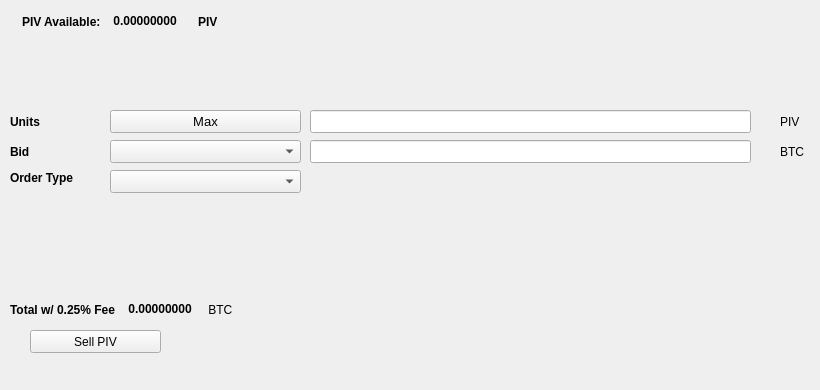
   <widget class="QWidget" name="SellTab">
    <attribute name="title">
     <string>Sell</string>
    </attribute>
    <widget class="QLabel" name="label_16">
     <property name="geometry">
      <rect>
       <x>780</x>
       <y>140</y>
       <width>31</width>
       <height>23</height>
      </rect>
     </property>
     <property name="text">
      <string>BTC</string>
     </property>
    </widget>
    <widget class="QComboBox" name="SellBidcomboBox">
     <property name="geometry">
      <rect>
       <x>110</x>
       <y>140</y>
       <width>191</width>
       <height>23</height>
      </rect>
     </property>
     <property name="font">
      <font>
       <pointsize>10</pointsize>
      </font>
     </property>
    </widget>
    <widget class="QLabel" name="label_18">
     <property name="geometry">
      <rect>
       <x>10</x>
       <y>110</y>
       <width>46</width>
       <height>23</height>
      </rect>
     </property>
     <property name="font">
      <font>
       <weight>75</weight>
       <bold>true</bold>
      </font>
     </property>
     <property name="text">
      <string>Units</string>
     </property>
    </widget>
    <widget class="QPushButton" name="Sell_Max_Amount">
     <property name="geometry">
      <rect>
       <x>110</x>
       <y>110</y>
       <width>191</width>
       <height>23</height>
      </rect>
     </property>
     <property name="font">
      <font>
       <pointsize>10</pointsize>
      </font>
     </property>
     <property name="text">
      <string>Max</string>
     </property>
    </widget>
    <widget class="QLabel" name="label_20">
     <property name="geometry">
      <rect>
       <x>10</x>
       <y>170</y>
       <width>91</width>
       <height>16</height>
      </rect>
     </property>
     <property name="font">
      <font>
       <weight>75</weight>
       <bold>true</bold>
      </font>
     </property>
     <property name="text">
      <string>Order Type</string>
     </property>
    </widget>
    <widget class="QComboBox" name="SellOrdertypeCombo">
     <property name="geometry">
      <rect>
       <x>110</x>
       <y>170</y>
       <width>191</width>
       <height>23</height>
      </rect>
     </property>
     <property name="font">
      <font>
       <pointsize>10</pointsize>
      </font>
     </property>
    </widget>
    <widget class="QLabel" name="label_21">
     <property name="geometry">
      <rect>
       <x>10</x>
       <y>140</y>
       <width>46</width>
       <height>23</height>
      </rect>
     </property>
     <property name="font">
      <font>
       <weight>75</weight>
       <bold>true</bold>
      </font>
     </property>
     <property name="text">
      <string>Bid</string>
     </property>
    </widget>
    <widget class="QLabel" name="label_22">
     <property name="geometry">
      <rect>
       <x>780</x>
       <y>110</y>
       <width>31</width>
       <height>23</height>
      </rect>
     </property>
     <property name="text">
      <string>PIV</string>
     </property>
    </widget>
    <widget class="QLineEdit" name="UnitsInputPIV">
     <property name="geometry">
      <rect>
       <x>310</x>
       <y>110</y>
       <width>441</width>
       <height>23</height>
      </rect>
     </property>
     <property name="font">
      <font>
       <pointsize>9</pointsize>
       <weight>75</weight>
       <bold>true</bold>
      </font>
     </property>
    </widget>
    <widget class="QLineEdit" name="SellBidPriceEdit">
     <property name="geometry">
      <rect>
       <x>310</x>
       <y>140</y>
       <width>441</width>
       <height>23</height>
      </rect>
     </property>
     <property name="font">
      <font>
       <pointsize>9</pointsize>
       <weight>75</weight>
       <bold>true</bold>
      </font>
     </property>
    </widget>
    <widget class="QPushButton" name="SellPIVBTN">
     <property name="geometry">
      <rect>
       <x>30</x>
       <y>330</y>
       <width>131</width>
       <height>23</height>
      </rect>
     </property>
     <property name="text">
      <string>Sell PIV</string>
     </property>
     <property name="icon">
      <iconset resource="../pure">
       <normaloff>:/icons/bitcoin</normaloff>:/icons/bitcoin</iconset>
     </property>
    </widget>
    <widget class="QWidget" name="layoutWidget3">
     <property name="geometry">
      <rect>
       <x>22</x>
       <y>12</y>
       <width>258</width>
       <height>19</height>
      </rect>
     </property>
     <layout class="QHBoxLayout" name="horizontalLayout">
      <item>
       <widget class="QLabel" name="label232_2">
        <property name="font">
         <font>
          <weight>75</weight>
          <bold>true</bold>
         </font>
        </property>
        <property name="text">
         <string>PIV Available:</string>
        </property>
       </widget>
      </item>
      <item>
       <widget class="QLabel" name="PIVAvailableLabel">
        <property name="palette">
         <palette>
          <active>
           <colorrole role="WindowText">
            <brush brushstyle="SolidPattern">
             <color alpha="255">
              <red>0</red>
              <green>0</green>
              <blue>0</blue>
             </color>
            </brush>
           </colorrole>
           <colorrole role="Button">
            <brush brushstyle="SolidPattern">
             <color alpha="255">
              <red>0</red>
              <green>170</green>
              <blue>0</blue>
             </color>
            </brush>
           </colorrole>
           <colorrole role="Light">
            <brush brushstyle="SolidPattern">
             <color alpha="255">
              <red>0</red>
              <green>255</green>
              <blue>0</blue>
             </color>
            </brush>
           </colorrole>
           <colorrole role="Midlight">
            <brush brushstyle="SolidPattern">
             <color alpha="255">
              <red>0</red>
              <green>212</green>
              <blue>0</blue>
             </color>
            </brush>
           </colorrole>
           <colorrole role="Dark">
            <brush brushstyle="SolidPattern">
             <color alpha="255">
              <red>0</red>
              <green>85</green>
              <blue>0</blue>
             </color>
            </brush>
           </colorrole>
           <colorrole role="Mid">
            <brush brushstyle="SolidPattern">
             <color alpha="255">
              <red>0</red>
              <green>113</green>
              <blue>0</blue>
             </color>
            </brush>
           </colorrole>
           <colorrole role="Text">
            <brush brushstyle="SolidPattern">
             <color alpha="255">
              <red>0</red>
              <green>170</green>
              <blue>0</blue>
             </color>
            </brush>
           </colorrole>
           <colorrole role="BrightText">
            <brush brushstyle="SolidPattern">
             <color alpha="255">
              <red>255</red>
              <green>255</green>
              <blue>255</blue>
             </color>
            </brush>
           </colorrole>
           <colorrole role="ButtonText">
            <brush brushstyle="SolidPattern">
             <color alpha="255">
              <red>0</red>
              <green>0</green>
              <blue>0</blue>
             </color>
            </brush>
           </colorrole>
           <colorrole role="Base">
            <brush brushstyle="SolidPattern">
             <color alpha="255">
              <red>255</red>
              <green>255</green>
              <blue>255</blue>
             </color>
            </brush>
           </colorrole>
           <colorrole role="Window">
            <brush brushstyle="SolidPattern">
             <color alpha="255">
              <red>0</red>
              <green>170</green>
              <blue>0</blue>
             </color>
            </brush>
           </colorrole>
           <colorrole role="Shadow">
            <brush brushstyle="SolidPattern">
             <color alpha="255">
              <red>0</red>
              <green>0</green>
              <blue>0</blue>
             </color>
            </brush>
           </colorrole>
           <colorrole role="AlternateBase">
            <brush brushstyle="SolidPattern">
             <color alpha="255">
              <red>127</red>
              <green>212</green>
              <blue>127</blue>
             </color>
            </brush>
           </colorrole>
           <colorrole role="ToolTipBase">
            <brush brushstyle="SolidPattern">
             <color alpha="255">
              <red>255</red>
              <green>255</green>
              <blue>220</blue>
             </color>
            </brush>
           </colorrole>
           <colorrole role="ToolTipText">
            <brush brushstyle="SolidPattern">
             <color alpha="255">
              <red>0</red>
              <green>0</green>
              <blue>0</blue>
             </color>
            </brush>
           </colorrole>
          </active>
          <inactive>
           <colorrole role="WindowText">
            <brush brushstyle="SolidPattern">
             <color alpha="255">
              <red>0</red>
              <green>0</green>
              <blue>0</blue>
             </color>
            </brush>
           </colorrole>
           <colorrole role="Button">
            <brush brushstyle="SolidPattern">
             <color alpha="255">
              <red>0</red>
              <green>170</green>
              <blue>0</blue>
             </color>
            </brush>
           </colorrole>
           <colorrole role="Light">
            <brush brushstyle="SolidPattern">
             <color alpha="255">
              <red>0</red>
              <green>255</green>
              <blue>0</blue>
             </color>
            </brush>
           </colorrole>
           <colorrole role="Midlight">
            <brush brushstyle="SolidPattern">
             <color alpha="255">
              <red>0</red>
              <green>212</green>
              <blue>0</blue>
             </color>
            </brush>
           </colorrole>
           <colorrole role="Dark">
            <brush brushstyle="SolidPattern">
             <color alpha="255">
              <red>0</red>
              <green>85</green>
              <blue>0</blue>
             </color>
            </brush>
           </colorrole>
           <colorrole role="Mid">
            <brush brushstyle="SolidPattern">
             <color alpha="255">
              <red>0</red>
              <green>113</green>
              <blue>0</blue>
             </color>
            </brush>
           </colorrole>
           <colorrole role="Text">
            <brush brushstyle="SolidPattern">
             <color alpha="255">
              <red>0</red>
              <green>170</green>
              <blue>0</blue>
             </color>
            </brush>
           </colorrole>
           <colorrole role="BrightText">
            <brush brushstyle="SolidPattern">
             <color alpha="255">
              <red>255</red>
              <green>255</green>
              <blue>255</blue>
             </color>
            </brush>
           </colorrole>
           <colorrole role="ButtonText">
            <brush brushstyle="SolidPattern">
             <color alpha="255">
              <red>0</red>
              <green>0</green>
              <blue>0</blue>
             </color>
            </brush>
           </colorrole>
           <colorrole role="Base">
            <brush brushstyle="SolidPattern">
             <color alpha="255">
              <red>255</red>
              <green>255</green>
              <blue>255</blue>
             </color>
            </brush>
           </colorrole>
           <colorrole role="Window">
            <brush brushstyle="SolidPattern">
             <color alpha="255">
              <red>0</red>
              <green>170</green>
              <blue>0</blue>
             </color>
            </brush>
           </colorrole>
           <colorrole role="Shadow">
            <brush brushstyle="SolidPattern">
             <color alpha="255">
              <red>0</red>
              <green>0</green>
              <blue>0</blue>
             </color>
            </brush>
           </colorrole>
           <colorrole role="AlternateBase">
            <brush brushstyle="SolidPattern">
             <color alpha="255">
              <red>127</red>
              <green>212</green>
              <blue>127</blue>
             </color>
            </brush>
           </colorrole>
           <colorrole role="ToolTipBase">
            <brush brushstyle="SolidPattern">
             <color alpha="255">
              <red>255</red>
              <green>255</green>
              <blue>220</blue>
             </color>
            </brush>
           </colorrole>
           <colorrole role="ToolTipText">
            <brush brushstyle="SolidPattern">
             <color alpha="255">
              <red>0</red>
              <green>0</green>
              <blue>0</blue>
             </color>
            </brush>
           </colorrole>
          </inactive>
          <disabled>
           <colorrole role="WindowText">
            <brush brushstyle="SolidPattern">
             <color alpha="255">
              <red>0</red>
              <green>85</green>
              <blue>0</blue>
             </color>
            </brush>
           </colorrole>
           <colorrole role="Button">
            <brush brushstyle="SolidPattern">
             <color alpha="255">
              <red>0</red>
              <green>170</green>
              <blue>0</blue>
             </color>
            </brush>
           </colorrole>
           <colorrole role="Light">
            <brush brushstyle="SolidPattern">
             <color alpha="255">
              <red>0</red>
              <green>255</green>
              <blue>0</blue>
             </color>
            </brush>
           </colorrole>
           <colorrole role="Midlight">
            <brush brushstyle="SolidPattern">
             <color alpha="255">
              <red>0</red>
              <green>212</green>
              <blue>0</blue>
             </color>
            </brush>
           </colorrole>
           <colorrole role="Dark">
            <brush brushstyle="SolidPattern">
             <color alpha="255">
              <red>0</red>
              <green>85</green>
              <blue>0</blue>
             </color>
            </brush>
           </colorrole>
           <colorrole role="Mid">
            <brush brushstyle="SolidPattern">
             <color alpha="255">
              <red>0</red>
              <green>113</green>
              <blue>0</blue>
             </color>
            </brush>
           </colorrole>
           <colorrole role="Text">
            <brush brushstyle="SolidPattern">
             <color alpha="255">
              <red>0</red>
              <green>85</green>
              <blue>0</blue>
             </color>
            </brush>
           </colorrole>
           <colorrole role="BrightText">
            <brush brushstyle="SolidPattern">
             <color alpha="255">
              <red>255</red>
              <green>255</green>
              <blue>255</blue>
             </color>
            </brush>
           </colorrole>
           <colorrole role="ButtonText">
            <brush brushstyle="SolidPattern">
             <color alpha="255">
              <red>0</red>
              <green>85</green>
              <blue>0</blue>
             </color>
            </brush>
           </colorrole>
           <colorrole role="Base">
            <brush brushstyle="SolidPattern">
             <color alpha="255">
              <red>0</red>
              <green>170</green>
              <blue>0</blue>
             </color>
            </brush>
           </colorrole>
           <colorrole role="Window">
            <brush brushstyle="SolidPattern">
             <color alpha="255">
              <red>0</red>
              <green>170</green>
              <blue>0</blue>
             </color>
            </brush>
           </colorrole>
           <colorrole role="Shadow">
            <brush brushstyle="SolidPattern">
             <color alpha="255">
              <red>0</red>
              <green>0</green>
              <blue>0</blue>
             </color>
            </brush>
           </colorrole>
           <colorrole role="AlternateBase">
            <brush brushstyle="SolidPattern">
             <color alpha="255">
              <red>0</red>
              <green>170</green>
              <blue>0</blue>
             </color>
            </brush>
           </colorrole>
           <colorrole role="ToolTipBase">
            <brush brushstyle="SolidPattern">
             <color alpha="255">
              <red>255</red>
              <green>255</green>
              <blue>220</blue>
             </color>
            </brush>
           </colorrole>
           <colorrole role="ToolTipText">
            <brush brushstyle="SolidPattern">
             <color alpha="255">
              <red>0</red>
              <green>0</green>
              <blue>0</blue>
             </color>
            </brush>
           </colorrole>
          </disabled>
         </palette>
        </property>
        <property name="font">
         <font>
          <weight>75</weight>
          <bold>true</bold>
         </font>
        </property>
        <property name="text">
         <string> 0.00000000 </string>
        </property>
        <property name="textInteractionFlags">
         <set>Qt::LinksAccessibleByMouse|Qt::TextSelectableByKeyboard|Qt::TextSelectableByMouse</set>
        </property>
       </widget>
      </item>
      <item>
       <widget class="QLabel" name="labelPIV">
        <property name="font">
         <font>
          <weight>75</weight>
          <bold>true</bold>
         </font>
        </property>
        <property name="text">
         <string>PIV</string>
        </property>
       </widget>
      </item>
     </layout>
    </widget>
    <widget class="QWidget" name="layoutWidget">
     <property name="geometry">
      <rect>
       <x>10</x>
       <y>300</y>
       <width>268</width>
       <height>19</height>
      </rect>
     </property>
     <layout class="QHBoxLayout" name="horizontalLayout_2">
      <item>
       <widget class="QLabel" name="label_19">
        <property name="font">
         <font>
          <weight>75</weight>
          <bold>true</bold>
         </font>
        </property>
        <property name="text">
         <string>Total w/ 0.25% Fee </string>
        </property>
       </widget>
      </item>
      <item>
       <widget class="QLabel" name="SellCostLabel">
        <property name="palette">
         <palette>
          <active>
           <colorrole role="WindowText">
            <brush brushstyle="SolidPattern">
             <color alpha="255">
              <red>0</red>
              <green>0</green>
              <blue>0</blue>
             </color>
            </brush>
           </colorrole>
           <colorrole role="Button">
            <brush brushstyle="SolidPattern">
             <color alpha="255">
              <red>0</red>
              <green>170</green>
              <blue>0</blue>
             </color>
            </brush>
           </colorrole>
           <colorrole role="Light">
            <brush brushstyle="SolidPattern">
             <color alpha="255">
              <red>0</red>
              <green>255</green>
              <blue>0</blue>
             </color>
            </brush>
           </colorrole>
           <colorrole role="Midlight">
            <brush brushstyle="SolidPattern">
             <color alpha="255">
              <red>0</red>
              <green>212</green>
              <blue>0</blue>
             </color>
            </brush>
           </colorrole>
           <colorrole role="Dark">
            <brush brushstyle="SolidPattern">
             <color alpha="255">
              <red>0</red>
              <green>85</green>
              <blue>0</blue>
             </color>
            </brush>
           </colorrole>
           <colorrole role="Mid">
            <brush brushstyle="SolidPattern">
             <color alpha="255">
              <red>0</red>
              <green>113</green>
              <blue>0</blue>
             </color>
            </brush>
           </colorrole>
           <colorrole role="Text">
            <brush brushstyle="SolidPattern">
             <color alpha="255">
              <red>0</red>
              <green>170</green>
              <blue>0</blue>
             </color>
            </brush>
           </colorrole>
           <colorrole role="BrightText">
            <brush brushstyle="SolidPattern">
             <color alpha="255">
              <red>255</red>
              <green>255</green>
              <blue>255</blue>
             </color>
            </brush>
           </colorrole>
           <colorrole role="ButtonText">
            <brush brushstyle="SolidPattern">
             <color alpha="255">
              <red>0</red>
              <green>0</green>
              <blue>0</blue>
             </color>
            </brush>
           </colorrole>
           <colorrole role="Base">
            <brush brushstyle="SolidPattern">
             <color alpha="255">
              <red>255</red>
              <green>255</green>
              <blue>255</blue>
             </color>
            </brush>
           </colorrole>
           <colorrole role="Window">
            <brush brushstyle="SolidPattern">
             <color alpha="255">
              <red>0</red>
              <green>170</green>
              <blue>0</blue>
             </color>
            </brush>
           </colorrole>
           <colorrole role="Shadow">
            <brush brushstyle="SolidPattern">
             <color alpha="255">
              <red>0</red>
              <green>0</green>
              <blue>0</blue>
             </color>
            </brush>
           </colorrole>
           <colorrole role="AlternateBase">
            <brush brushstyle="SolidPattern">
             <color alpha="255">
              <red>127</red>
              <green>212</green>
              <blue>127</blue>
             </color>
            </brush>
           </colorrole>
           <colorrole role="ToolTipBase">
            <brush brushstyle="SolidPattern">
             <color alpha="255">
              <red>255</red>
              <green>255</green>
              <blue>220</blue>
             </color>
            </brush>
           </colorrole>
           <colorrole role="ToolTipText">
            <brush brushstyle="SolidPattern">
             <color alpha="255">
              <red>0</red>
              <green>0</green>
              <blue>0</blue>
             </color>
            </brush>
           </colorrole>
          </active>
          <inactive>
           <colorrole role="WindowText">
            <brush brushstyle="SolidPattern">
             <color alpha="255">
              <red>0</red>
              <green>0</green>
              <blue>0</blue>
             </color>
            </brush>
           </colorrole>
           <colorrole role="Button">
            <brush brushstyle="SolidPattern">
             <color alpha="255">
              <red>0</red>
              <green>170</green>
              <blue>0</blue>
             </color>
            </brush>
           </colorrole>
           <colorrole role="Light">
            <brush brushstyle="SolidPattern">
             <color alpha="255">
              <red>0</red>
              <green>255</green>
              <blue>0</blue>
             </color>
            </brush>
           </colorrole>
           <colorrole role="Midlight">
            <brush brushstyle="SolidPattern">
             <color alpha="255">
              <red>0</red>
              <green>212</green>
              <blue>0</blue>
             </color>
            </brush>
           </colorrole>
           <colorrole role="Dark">
            <brush brushstyle="SolidPattern">
             <color alpha="255">
              <red>0</red>
              <green>85</green>
              <blue>0</blue>
             </color>
            </brush>
           </colorrole>
           <colorrole role="Mid">
            <brush brushstyle="SolidPattern">
             <color alpha="255">
              <red>0</red>
              <green>113</green>
              <blue>0</blue>
             </color>
            </brush>
           </colorrole>
           <colorrole role="Text">
            <brush brushstyle="SolidPattern">
             <color alpha="255">
              <red>0</red>
              <green>170</green>
              <blue>0</blue>
             </color>
            </brush>
           </colorrole>
           <colorrole role="BrightText">
            <brush brushstyle="SolidPattern">
             <color alpha="255">
              <red>255</red>
              <green>255</green>
              <blue>255</blue>
             </color>
            </brush>
           </colorrole>
           <colorrole role="ButtonText">
            <brush brushstyle="SolidPattern">
             <color alpha="255">
              <red>0</red>
              <green>0</green>
              <blue>0</blue>
             </color>
            </brush>
           </colorrole>
           <colorrole role="Base">
            <brush brushstyle="SolidPattern">
             <color alpha="255">
              <red>255</red>
              <green>255</green>
              <blue>255</blue>
             </color>
            </brush>
           </colorrole>
           <colorrole role="Window">
            <brush brushstyle="SolidPattern">
             <color alpha="255">
              <red>0</red>
              <green>170</green>
              <blue>0</blue>
             </color>
            </brush>
           </colorrole>
           <colorrole role="Shadow">
            <brush brushstyle="SolidPattern">
             <color alpha="255">
              <red>0</red>
              <green>0</green>
              <blue>0</blue>
             </color>
            </brush>
           </colorrole>
           <colorrole role="AlternateBase">
            <brush brushstyle="SolidPattern">
             <color alpha="255">
              <red>127</red>
              <green>212</green>
              <blue>127</blue>
             </color>
            </brush>
           </colorrole>
           <colorrole role="ToolTipBase">
            <brush brushstyle="SolidPattern">
             <color alpha="255">
              <red>255</red>
              <green>255</green>
              <blue>220</blue>
             </color>
            </brush>
           </colorrole>
           <colorrole role="ToolTipText">
            <brush brushstyle="SolidPattern">
             <color alpha="255">
              <red>0</red>
              <green>0</green>
              <blue>0</blue>
             </color>
            </brush>
           </colorrole>
          </inactive>
          <disabled>
           <colorrole role="WindowText">
            <brush brushstyle="SolidPattern">
             <color alpha="255">
              <red>0</red>
              <green>85</green>
              <blue>0</blue>
             </color>
            </brush>
           </colorrole>
           <colorrole role="Button">
            <brush brushstyle="SolidPattern">
             <color alpha="255">
              <red>0</red>
              <green>170</green>
              <blue>0</blue>
             </color>
            </brush>
           </colorrole>
           <colorrole role="Light">
            <brush brushstyle="SolidPattern">
             <color alpha="255">
              <red>0</red>
              <green>255</green>
              <blue>0</blue>
             </color>
            </brush>
           </colorrole>
           <colorrole role="Midlight">
            <brush brushstyle="SolidPattern">
             <color alpha="255">
              <red>0</red>
              <green>212</green>
              <blue>0</blue>
             </color>
            </brush>
           </colorrole>
           <colorrole role="Dark">
            <brush brushstyle="SolidPattern">
             <color alpha="255">
              <red>0</red>
              <green>85</green>
              <blue>0</blue>
             </color>
            </brush>
           </colorrole>
           <colorrole role="Mid">
            <brush brushstyle="SolidPattern">
             <color alpha="255">
              <red>0</red>
              <green>113</green>
              <blue>0</blue>
             </color>
            </brush>
           </colorrole>
           <colorrole role="Text">
            <brush brushstyle="SolidPattern">
             <color alpha="255">
              <red>0</red>
              <green>85</green>
              <blue>0</blue>
             </color>
            </brush>
           </colorrole>
           <colorrole role="BrightText">
            <brush brushstyle="SolidPattern">
             <color alpha="255">
              <red>255</red>
              <green>255</green>
              <blue>255</blue>
             </color>
            </brush>
           </colorrole>
           <colorrole role="ButtonText">
            <brush brushstyle="SolidPattern">
             <color alpha="255">
              <red>0</red>
              <green>85</green>
              <blue>0</blue>
             </color>
            </brush>
           </colorrole>
           <colorrole role="Base">
            <brush brushstyle="SolidPattern">
             <color alpha="255">
              <red>0</red>
              <green>170</green>
              <blue>0</blue>
             </color>
            </brush>
           </colorrole>
           <colorrole role="Window">
            <brush brushstyle="SolidPattern">
             <color alpha="255">
              <red>0</red>
              <green>170</green>
              <blue>0</blue>
             </color>
            </brush>
           </colorrole>
           <colorrole role="Shadow">
            <brush brushstyle="SolidPattern">
             <color alpha="255">
              <red>0</red>
              <green>0</green>
              <blue>0</blue>
             </color>
            </brush>
           </colorrole>
           <colorrole role="AlternateBase">
            <brush brushstyle="SolidPattern">
             <color alpha="255">
              <red>0</red>
              <green>170</green>
              <blue>0</blue>
             </color>
            </brush>
           </colorrole>
           <colorrole role="ToolTipBase">
            <brush brushstyle="SolidPattern">
             <color alpha="255">
              <red>255</red>
              <green>255</green>
              <blue>220</blue>
             </color>
            </brush>
           </colorrole>
           <colorrole role="ToolTipText">
            <brush brushstyle="SolidPattern">
             <color alpha="255">
              <red>0</red>
              <green>0</green>
              <blue>0</blue>
             </color>
            </brush>
           </colorrole>
          </disabled>
         </palette>
        </property>
        <property name="font">
         <font>
          <weight>75</weight>
          <bold>true</bold>
         </font>
        </property>
        <property name="autoFillBackground">
         <bool>false</bool>
        </property>
        <property name="text">
         <string> 0.00000000</string>
        </property>
        <property name="textInteractionFlags">
         <set>Qt::LinksAccessibleByMouse|Qt::TextSelectableByMouse</set>
        </property>
       </widget>
      </item>
      <item>
       <widget class="QLabel" name="label_17">
        <property name="font">
         <font>
          <weight>50</weight>
          <bold>false</bold>
         </font>
        </property>
        <property name="text">
         <string> BTC</string>
        </property>
       </widget>
      </item>
     </layout>
    </widget>
    <widget class="QLabel" name="label_23">
     <property name="geometry">
      <rect>
       <x>460</x>
       <y>300</y>
       <width>281</width>
       <height>81</height>
      </rect>
     </property>
     <property name="text">
      <string/>
     </property>
     <property name="pixmap">
      <pixmap>:/images/bittrex</pixmap>
     </property>
    </widget>
   </widget>
